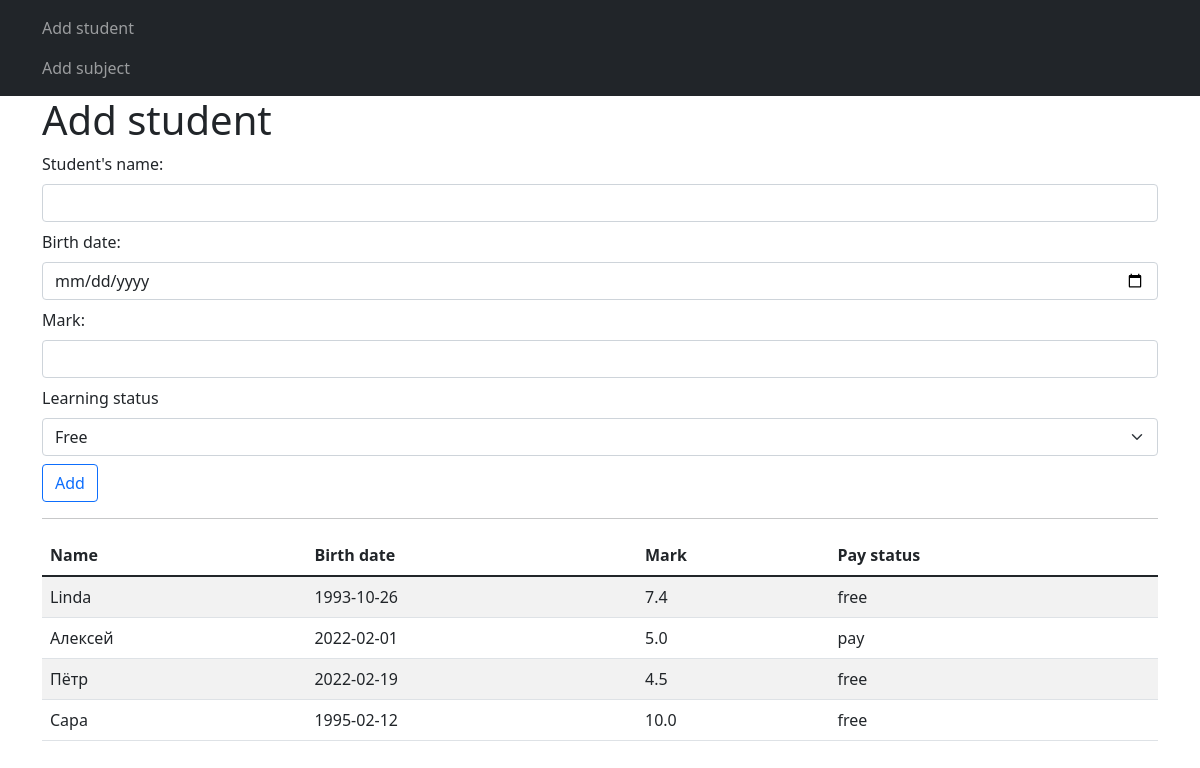
The page /add-student on the database its author committed.
### models.py (models this page shows)
class Students(db.Model):
    id = db.Column(db.Integer, primary_key=True)
    name = db.Column(db.String(120), nullable=False)
    birth_date = db.Column(db.Date, nullable=False, default=datetime.now())
    mark = db.Column(db.Float, nullable=False, default=3.2)
    subject_id = db.Column(db.Integer, db.ForeignKey('subjects.id'))
    status = db.Column(db.String(10), nullable=False, default='Paid')

### routes.py (the view, shortened to what this page needs)
@app.route('/add-student', methods=['GET', 'POST'])
def add_student():
    form = StudentForm()
    students = Students.query.order_by(Students.name).all()
    return render_template('add_students.html', form=form, items=students)

### forms.py
class StudentForm(FlaskForm):
    name = StringField('Student\'s name: ',
                       validators=[DataRequired()])
    birth_date = DateField('Birth date: ',
                           validators=[DataRequired()])
    mark = FloatField('Mark: ')
    status = SelectField('Learning status',
                         choices=[
                             ('free', 'Free'),
                             ('pay', 'Paid')
                         ])
    submit = SubmitField('Add')

### templates/add_students.html (shortened to what this page needs)
{% extends 'base.html' %}
{% block content %}
    <h1>Add student</h1>
    <form action="" method="post">
        <div class="mb-2">
            {{ form.name.label(class='form-label') }}
            {{ form.name(class='form-control') }}
        </div>
        <div class="mb-2">
            {{ form.birth_date.label(class='form-label') }}
            {{ form.birth_date(class='form-control')  }}
        </div>
        <div class="mb-2">
            {{ form.mark.label(class='form-label') }}
            {{ form.mark(class='form-control')  }}
        </div>
        <div class="mb-2">
            {{ form.status.label(class='form-label') }}
            {{ form.status(class='form-select')  }}
        </div>
        <div class="mb-3">
            {{ form.submit(class='btn btn-outline-primary') }}
        </div>
    </form>
    <hr>
    {% if items|length > 1 %}
        <table class="table table-striped">
            <thead>
            <tr>
                <th>Name</th>
                <th>Birth date</th>
                <th>Mark</th>
                <th>Pay status</th>
            </tr>
            </thead>
        <tbody>
            {% for student in items %}
                <tr>
                    <td>{{ student.name }}</td>
                    <td>{{ student.birth_date }}</td>
                    <td>{{ student.mark }}</td>
                    <td>{{ student.status }}</td>
                </tr>
            {% endfor %}
        </tbody>
        </table>
    {% endif %}
{% endblock %}

### templates/base.html (shortened to what this page needs)
<!DOCTYPE html>
<html lang="en">
<head>
    <link href="https://cdn.jsdelivr.net/npm/bootstrap@5.1.3/dist/css/bootstrap.min.css" rel="stylesheet">
</head>
<body>
<nav class="navbar navbar-dark bg-dark">
    <div class="container">
        <ul class="navbar-nav">
            <li class="nav-item">
                <a class="nav-link" href="{{ url_for('add_student') }}">Add student</a>
            </li>
            <li class="nav-item">
                <a class="nav-link" href="{{ url_for('add_subject') }}">Add subject</a>
            </li>
        </ul>
    </div>
</nav>
<div class="container">
    {% block content %}{% endblock %}
</div>
</body>
</html>

### rows shown on the page
Students: name "Linda", birth_date "1993-10-26", mark "7.4", status "free"
Students: name "Алексей", birth_date "2022-02-01", mark "5.0", status "pay"
Students: name "Пётр", birth_date "2022-02-19", mark "4.5", status "free"
Students: name "Сара", birth_date "1995-02-12", mark "10.0", status "free"
